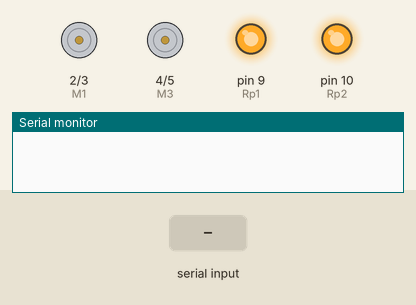
A sketch run on a simulated Arduino Uno, built with avr-gcc and run on an emulated ATmega328P. Shown: motor-driver pin pairs drawn as motors (green arrow = first pin HIGH = forward, orange = second pin HIGH = backward, longer = more drive), output pins drawn as LEDs (lit = HIGH), the last lines printed to the serial monitor. The test bench sets the inputs (shaded band).

Above: at 1.2 s.
1.3 s: "*front" received over Serial
At 2.2 s:
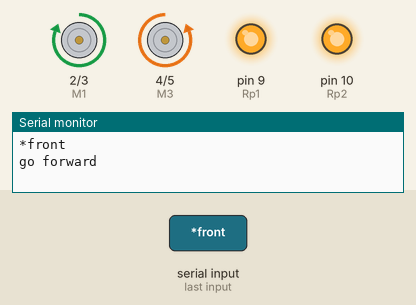
2.8 s: "*back" received over Serial
At 4.0 s:
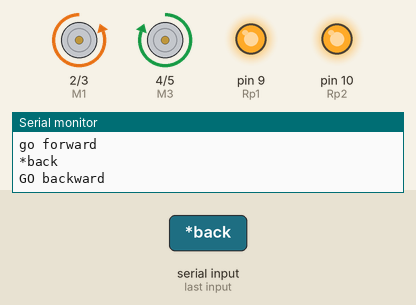
4.3 s: "*right" received over Serial
At 5.5 s:
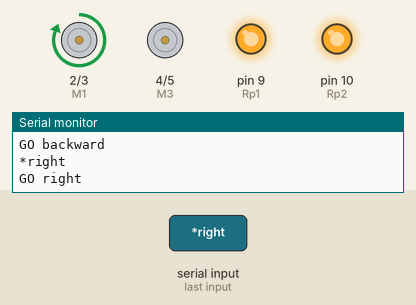
5.8 s: "*left" received over Serial
At 6.5 s:
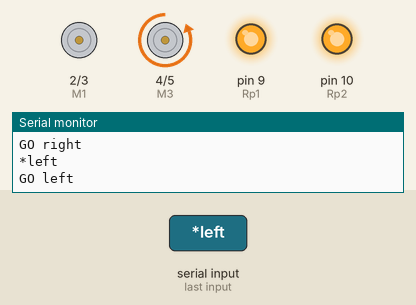
7.3 s: "*water" received over Serial
At 8.0 s:
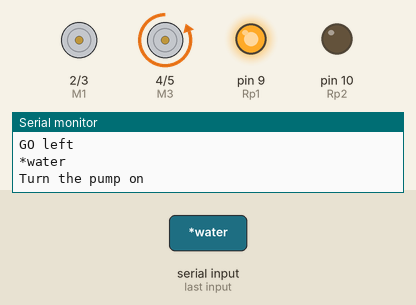
8.8 s: "*clean" received over Serial
At 9.1 s:
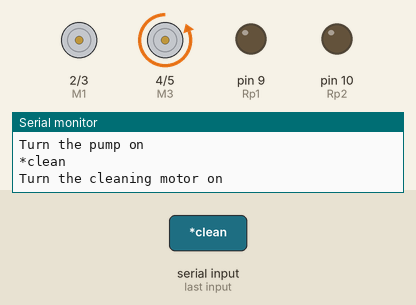
Timing chart, 0 to 11.3 s (numbered marks = the images above; inputs shaded):
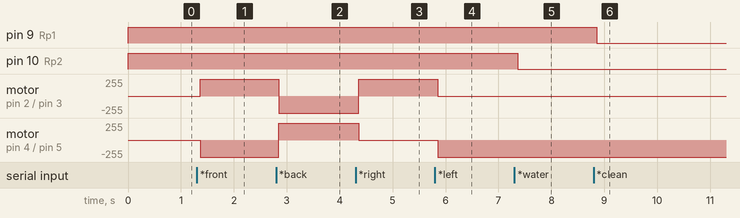

Measured:
- after the input at 1.3 s, motor on pin 2 (M1) / pin 3 (M2): stopped → forward 255/255 after 0.06 s; motor on pin 4 (M3) / pin 5 (M4): stopped → backward 255/255 after 0.06 s
- after the input at 2.8 s, motor on pin 2 (M1) / pin 3 (M2): forward 255/255 → backward 255/255 after 0.05 s; motor on pin 4 (M3) / pin 5 (M4): backward 255/255 → forward 255/255 after 0.05 s
- after the input at 4.3 s, motor on pin 2 (M1) / pin 3 (M2): backward 255/255 → forward 255/255 after 0.06 s; motor on pin 4 (M3) / pin 5 (M4): forward 255/255 → stopped after 0.06 s
- after the input at 5.8 s, motor on pin 2 (M1) / pin 3 (M2): forward 255/255 → stopped after 0.05 s; motor on pin 4 (M3) / pin 5 (M4): stopped → backward 255/255 after 0.05 s
- after the input at 7.3 s, pin 10 (Rp2): HIGH → LOW after 0.06 s
- after the input at 8.8 s, pin 9 (Rp1): HIGH → LOW after 0.06 s

The sketch:

Project_Code.ino
```cpp
#include<SoftwareSerial.h>
int TX=0;
int RX=1;
SoftwareSerial Blue(TX,RX);
String button;
int Rp1=9;//cleaning motor pin
int Rp2=10;//water pump pin
const int M1=2;
const int M2=3;
const int M3=4;
const int M4=5;
//const int ENA=9;
//const int ENB=10;

void setup()
{
  Serial.begin(9600);
  pinMode(Rp1,OUTPUT);
  pinMode(Rp2,OUTPUT);
  pinMode(M1,OUTPUT);
  pinMode(M2,OUTPUT);
  pinMode(M3,OUTPUT);
  pinMode(M4,OUTPUT);
  digitalWrite(Rp1,HIGH);
  digitalWrite(Rp2,HIGH);
  //pinMode(ENA,OUTPUT);
  //pinMode(ENB,OUTPUT);
}

void forward()
{
  digitalWrite(M1,HIGH);
  digitalWrite(M2,LOW);
  digitalWrite(M3,LOW);
  digitalWrite(M4,HIGH);
}

void backward()
{
  digitalWrite(M1,LOW);
  digitalWrite(M2,HIGH);
  digitalWrite(M3,HIGH);
  digitalWrite(M4,LOW);
}

void right()
{
  digitalWrite(M1,HIGH);
  digitalWrite(M2,LOW);
  digitalWrite(M3,LOW);
  digitalWrite(M4,LOW);
}

void left()
{
  digitalWrite(M1,LOW);
  digitalWrite(M2,LOW);
  digitalWrite(M3,LOW);
  digitalWrite(M4,HIGH);
}

void pause()
{
  digitalWrite(M1,LOW);
  digitalWrite(M2,LOW);
  digitalWrite(M3,LOW);
  digitalWrite(M4,LOW);
  digitalWrite(Rp1,HIGH);
  digitalWrite(Rp2,HIGH);
}

void clean()
{

}

void Autonomous()

{
  forward();
  clean();
  forward();
  clean();
  forward();
  clean();

}

void loop()
{
  while (Serial.available())//Check if there is an available byte to read
  {
    delay(10); //Delay added to make thing stable
    char c = Serial.read(); //Conduct a serial read
    if (c == '#')
    {
      break; //Exit the loop when the # is detected after the word
    }
    button += c; //Shorthand for voice = voice + c
  }

  if(button.length()>0)
  {
    Serial.println(button);


    if(button=="*front")
    {
      Serial.println("go forward");
      forward();
    }
     if(button=="*back")
     {
       Serial.println("GO backward");
       backward();
     }
     if(button=="*right")
     {
       Serial.println("GO right");
       right();
     }

     if(button=="*left")
     {
       Serial.println("GO left");
       left();
     }

     if(button=="*water")
     {
       Serial.println("Turn the pump on");
       digitalWrite(Rp2,LOW);
     }

     if(button=="*clean")
     {
       Serial.println("Turn the cleaning motor on");
       digitalWrite(Rp1,LOW);
     }


     if(button=="*Autonomous")
     {
       Serial.println("Entered Autonomous Mode");
       Autonomous();
     }

     if(button=="*pause")
     {
       Serial.println("Entered Autonomous Mode");
       pause();
     }
      button = "";
    }
  }
```
